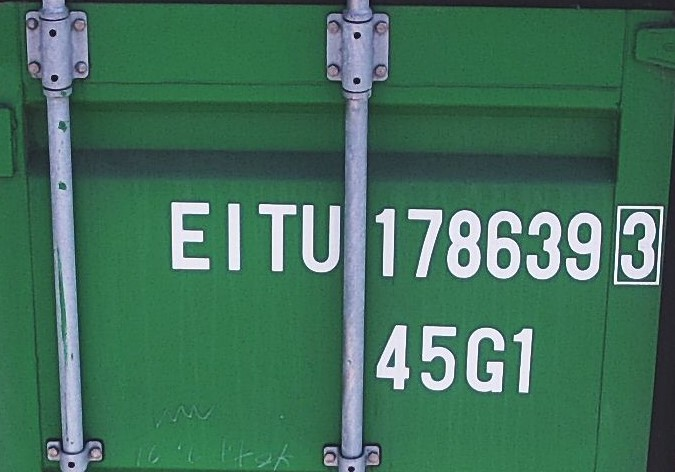
#> input picture ocr/test_1.jpg, 675 x 472 px, found by its file name
$ python Tesseract.py
#> lines starting #> are read from the running program, lines starting #| are printed output that depends on the picture; after the words box and inside, x2 and y2 are one past the last pixel; in counts of white or black regions, pixels touching at a corner belong together
import cv2
import numpy as np
import pytesseract

# Open an image using OpenCV with the correct color channel order
image_path = r"C:\Users\USER\OneDrive\Desktop\Lawrence's Assignment\fyp\test_1.jpg"
image = cv2.imread(image_path, cv2.IMREAD_GRAYSCALE)  # Specify cv2.IMREAD_GRAYSCALE to read as grayscale
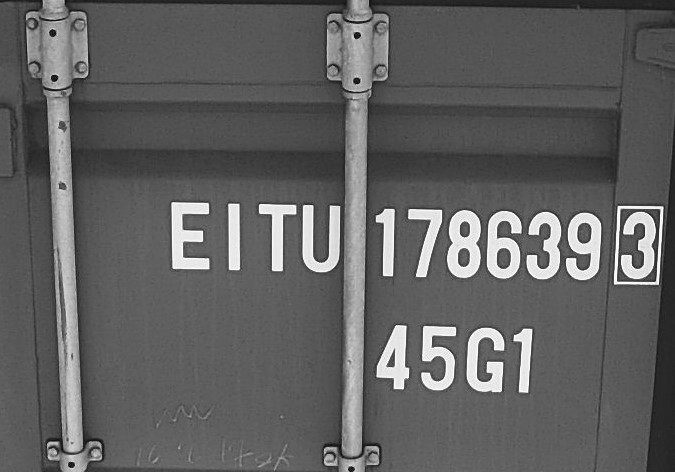
#> image: shape (472, 675); min 6, max 255, mean 96.7

# Define the border size (e.g., 10 pixels)
border_size = 10

# Increase the contrast using OpenCV
contrast_factor = 1.75  # You can adjust this value as needed
img_contrast = cv2.convertScaleAbs(image, alpha=contrast_factor, beta=0)
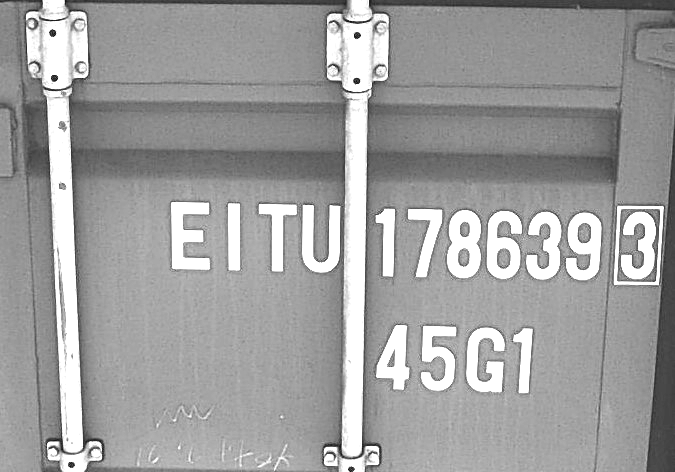
#> img_contrast: shape (472, 675); min 10, max 255, mean 158.4

# Binarize the grayscale image using a lower threshold (e.g., 150)
threshold_value = 250  # Adjust this threshold as needed
_, img_binary = cv2.threshold(img_contrast, threshold_value, 255, cv2.THRESH_BINARY)
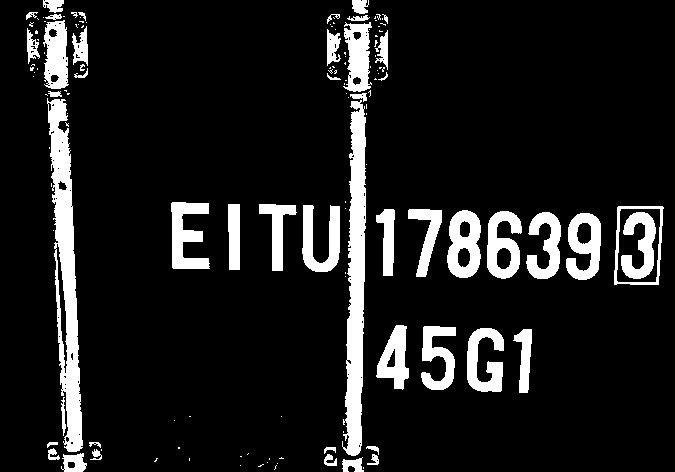
#> img_binary: shape (472, 675); 11.4% white; 136 white regions (86 under 20 px), largest, box (x1, y1, x2, y2) and area: (47, 98, 83, 452) 5837, (342, 100, 366, 456) 5340, (447, 210, 481, 278) 1572

# Reverse the binary image to correct the display
img_binary = cv2.bitwise_not(img_binary)

# Rotate the image 5 degrees counterclockwise
angle = 1.5  # Positive angle for counterclockwise rotation
rows, cols = img_binary.shape
#> rows = 472; cols = 675
M = cv2.getRotationMatrix2D((cols / 2, rows / 2), angle, 1)
#> M = [[1, 0.0262, -6.06], [-0.0262, 1, 8.92]]
img_rotated = cv2.warpAffine(img_binary, M, (cols, rows))
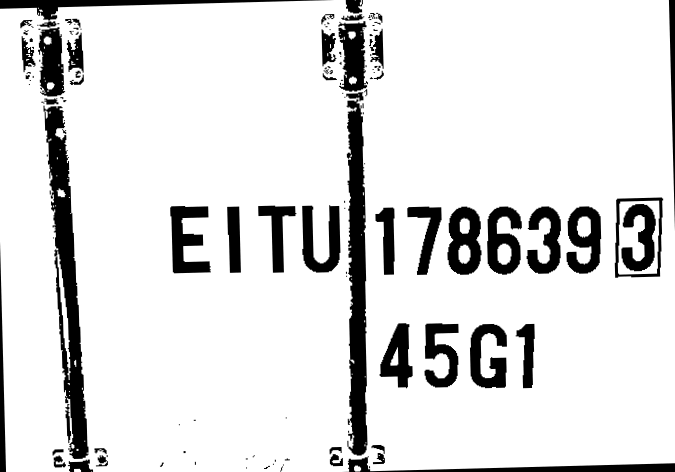
#> img_rotated: shape (472, 675); min 0, max 255, mean 222.6

# Add a white border around the image
img_with_border = np.ones((rows + 2 * border_size, cols + 2 * border_size), dtype=np.uint8) * 255
img_with_border[border_size:border_size + rows, border_size:border_size + cols] = img_rotated
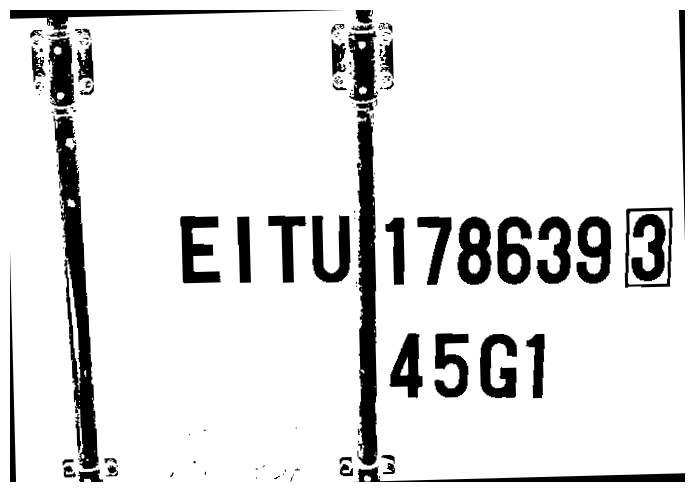
#> img_with_border: shape (492, 695); min 0, max 255, mean 224.8

# Perform OCR using Tesseract on the rotated binary image without PSM configuration
#> (the run stopped early here; a loop or call above may not have finished)

$ run again, with ocr/test_2.jpg copied over ocr/test_1.jpg
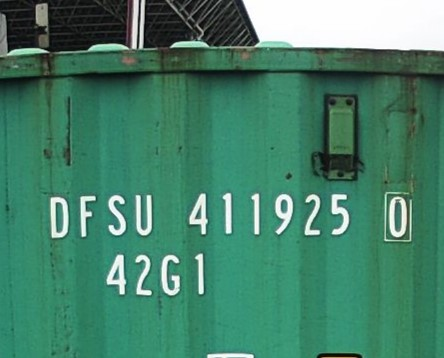
#> input picture ocr/test_2.jpg, 444 x 358 px, found by its file name
#> `_, img_binary = cv2.threshold(img_contrast, threshold_value, 255, cv2...`:
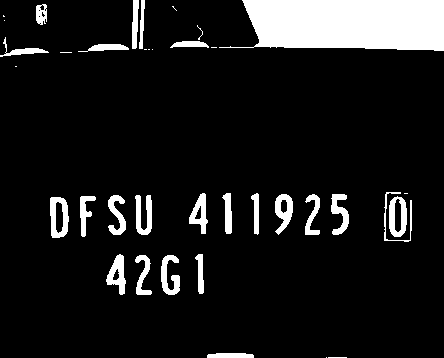
#> img_binary: shape (358, 444); 10.4% white; 37 white regions (13 under 20 px), largest, box (x1, y1, x2, y2) and area: (219, 0, 444, 51) 9381, (50, 197, 69, 238) 491, (389, 196, 407, 237) 455
#> `img_with_border[border_size:border_size + rows, border_size:border_siz..`:
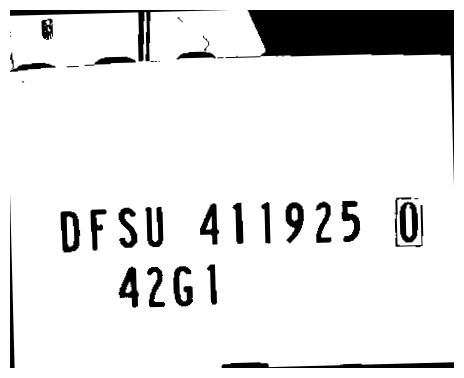
#> img_with_border: shape (378, 464); min 0, max 255, mean 228.8

$ run again, with ocr/test_3.jpg copied over ocr/test_1.jpg
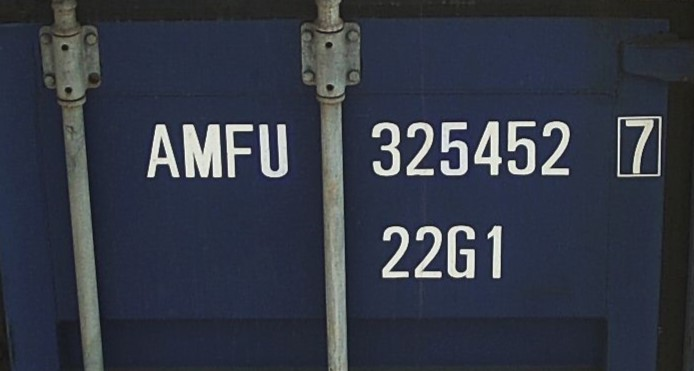
#> input picture ocr/test_3.jpg, 694 x 371 px, found by its file name
#> `_, img_binary = cv2.threshold(img_contrast, threshold_value, 255, cv2...`:
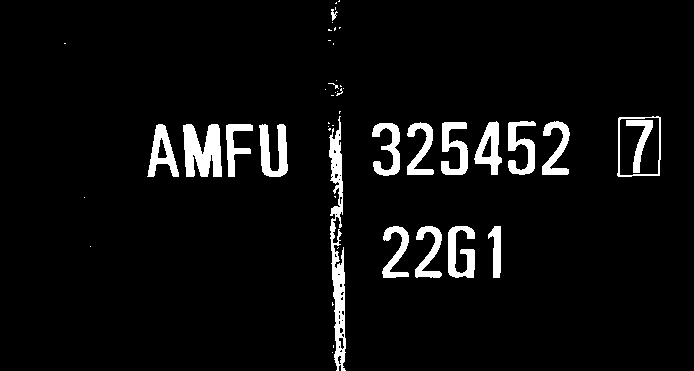
#> img_binary: shape (371, 694); 5.4% white; 49 white regions (31 under 20 px), largest, box (x1, y1, x2, y2) and area: (329, 116, 346, 371) 2084, (183, 124, 222, 177) 1525, (259, 124, 288, 177) 919
#> `img_with_border[border_size:border_size + rows, border_size:border_siz..`:
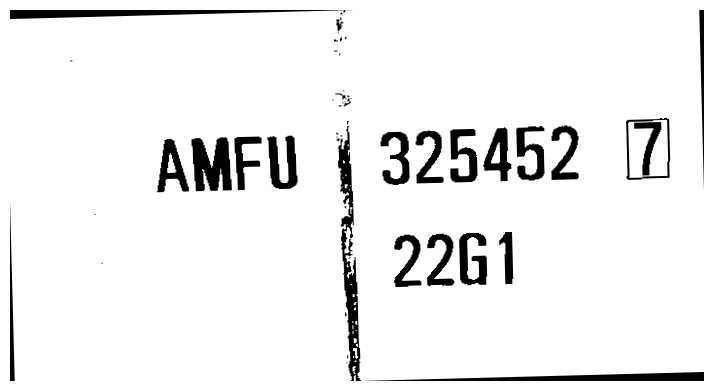
#> img_with_border: shape (391, 714); min 0, max 255, mean 238.7

$ run again, with ocr/test_4.jpg copied over ocr/test_1.jpg
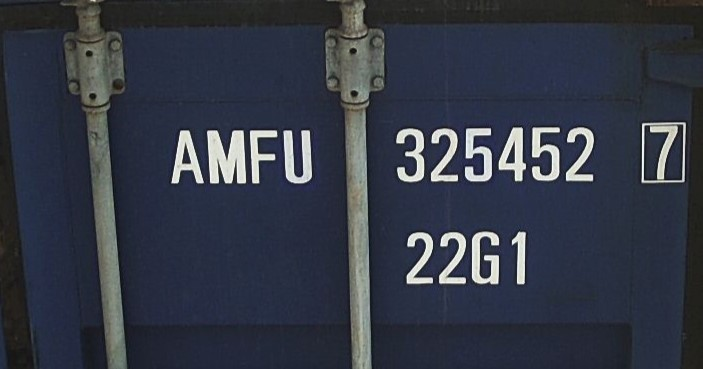
#> input picture ocr/test_4.jpg, 703 x 369 px, found by its file name
#> `_, img_binary = cv2.threshold(img_contrast, threshold_value, 255, cv2...`:
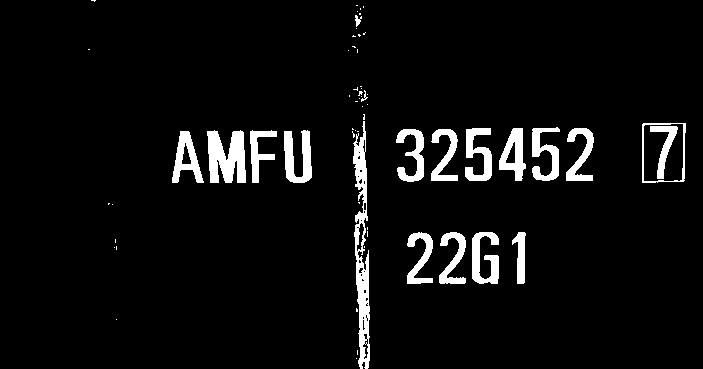
#> img_binary: shape (369, 703); 5.4% white; 62 white regions (43 under 20 px), largest, box (x1, y1, x2, y2) and area: (353, 121, 370, 369) 2096, (207, 130, 246, 183) 1510, (284, 130, 312, 183) 914
#> `img_with_border[border_size:border_size + rows, border_size:border_siz..`:
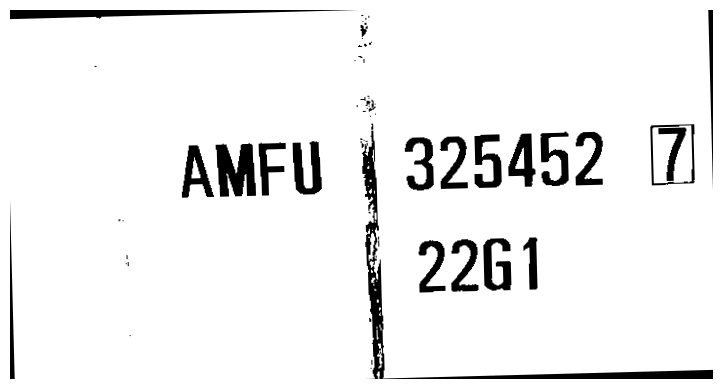
#> img_with_border: shape (389, 723); min 0, max 255, mean 238.7
